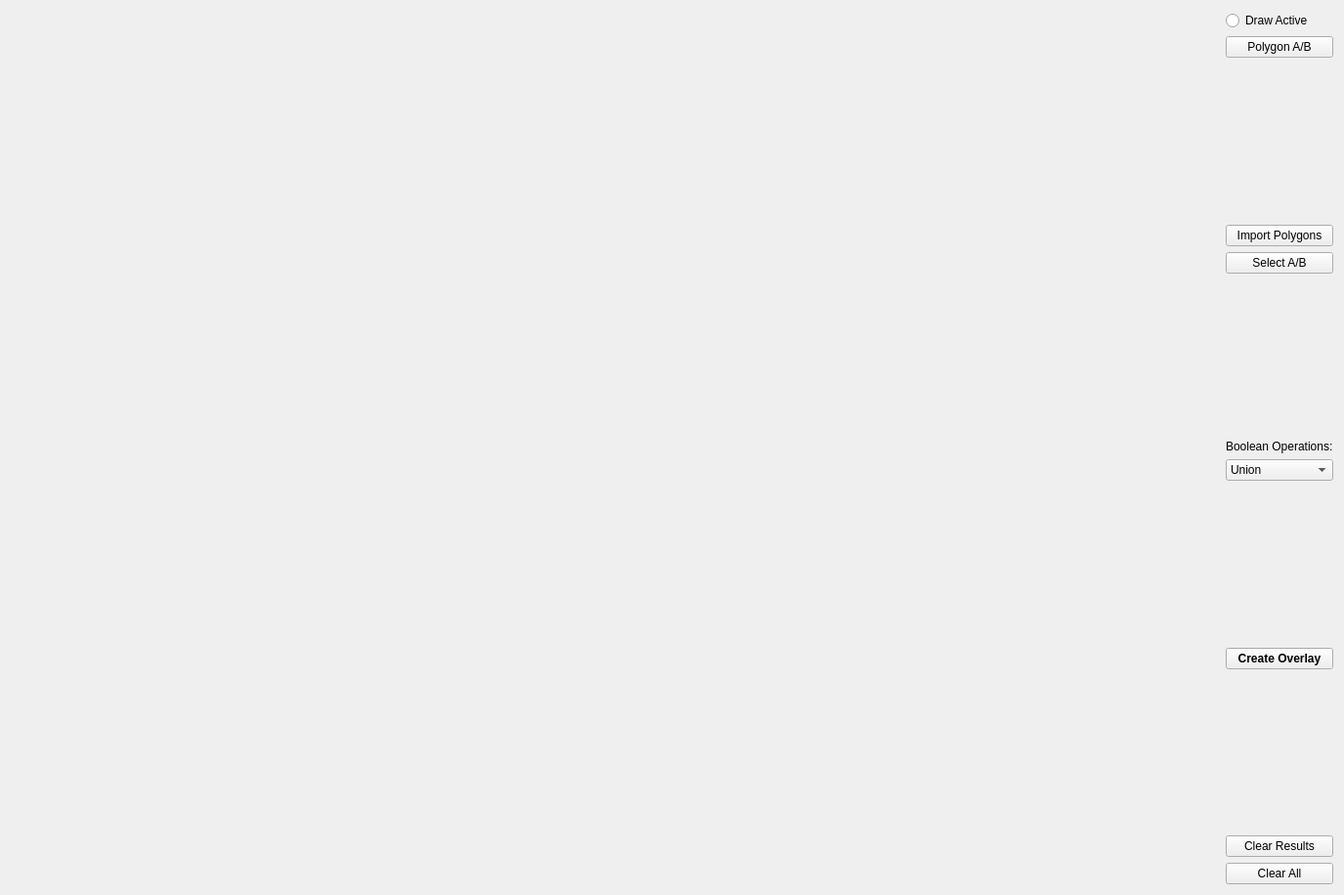
<?xml version="1.0" encoding="UTF-8"?>
<ui version="4.0">
 <class>Widget</class>
 <widget class="QWidget" name="Widget">
  <property name="geometry">
   <rect>
    <x>0</x>
    <y>0</y>
    <width>1375</width>
    <height>916</height>
   </rect>
  </property>
  <property name="windowTitle">
   <string>Boolean Operations 1.0</string>
  </property>
  <layout class="QHBoxLayout" name="horizontalLayout">
   <item>
    <widget class="Draw" name="Canvas" native="true">
     <property name="sizePolicy">
      <sizepolicy hsizetype="Preferred" vsizetype="Preferred">
       <horstretch>1</horstretch>
       <verstretch>1</verstretch>
      </sizepolicy>
     </property>
    </widget>
   </item>
   <item>
    <layout class="QVBoxLayout" name="verticalLayout">
     <item>
      <widget class="QRadioButton" name="radioButton">
       <property name="text">
        <string>Draw Active</string>
       </property>
      </widget>
     </item>
     <item>
      <widget class="QPushButton" name="pushButton">
       <property name="text">
        <string>Polygon A/B</string>
       </property>
      </widget>
     </item>
     <item>
      <spacer name="verticalSpacer_4">
       <property name="orientation">
        <enum>Qt::Vertical</enum>
       </property>
       <property name="sizeHint" stdset="0">
        <size>
         <width>20</width>
         <height>40</height>
        </size>
       </property>
      </spacer>
     </item>
     <item>
      <widget class="QPushButton" name="pushButton_5">
       <property name="text">
        <string>Import Polygons</string>
       </property>
      </widget>
     </item>
     <item>
      <widget class="QPushButton" name="pushButton_6">
       <property name="text">
        <string>Select A/B</string>
       </property>
      </widget>
     </item>
     <item>
      <spacer name="verticalSpacer">
       <property name="orientation">
        <enum>Qt::Vertical</enum>
       </property>
       <property name="sizeHint" stdset="0">
        <size>
         <width>20</width>
         <height>40</height>
        </size>
       </property>
      </spacer>
     </item>
     <item>
      <widget class="QLabel" name="label">
       <property name="text">
        <string>Boolean Operations:</string>
       </property>
      </widget>
     </item>
     <item>
      <widget class="QComboBox" name="comboBox">
       <item>
        <property name="text">
         <string>Union</string>
        </property>
       </item>
       <item>
        <property name="text">
         <string>Intersect</string>
        </property>
       </item>
       <item>
        <property name="text">
         <string>Difference AB</string>
        </property>
       </item>
       <item>
        <property name="text">
         <string>Difference BA</string>
        </property>
       </item>
      </widget>
     </item>
     <item>
      <spacer name="verticalSpacer_2">
       <property name="orientation">
        <enum>Qt::Vertical</enum>
       </property>
       <property name="sizeHint" stdset="0">
        <size>
         <width>20</width>
         <height>40</height>
        </size>
       </property>
      </spacer>
     </item>
     <item>
      <widget class="QPushButton" name="pushButton_2">
       <property name="font">
        <font>
         <weight>75</weight>
         <bold>true</bold>
        </font>
       </property>
       <property name="text">
        <string>Create Overlay</string>
       </property>
      </widget>
     </item>
     <item>
      <spacer name="verticalSpacer_3">
       <property name="orientation">
        <enum>Qt::Vertical</enum>
       </property>
       <property name="sizeHint" stdset="0">
        <size>
         <width>20</width>
         <height>40</height>
        </size>
       </property>
      </spacer>
     </item>
     <item>
      <widget class="QPushButton" name="pushButton_3">
       <property name="text">
        <string>Clear Results</string>
       </property>
      </widget>
     </item>
     <item>
      <widget class="QPushButton" name="pushButton_4">
       <property name="text">
        <string>Clear All</string>
       </property>
      </widget>
     </item>
    </layout>
   </item>
  </layout>
 </widget>
 <customwidgets>
  <customwidget>
   <class>Draw</class>
   <extends>QWidget</extends>
   <header location="global">draw.h</header>
   <container>1</container>
  </customwidget>
 </customwidgets>
 <resources/>
 <connections/>
</ui>
